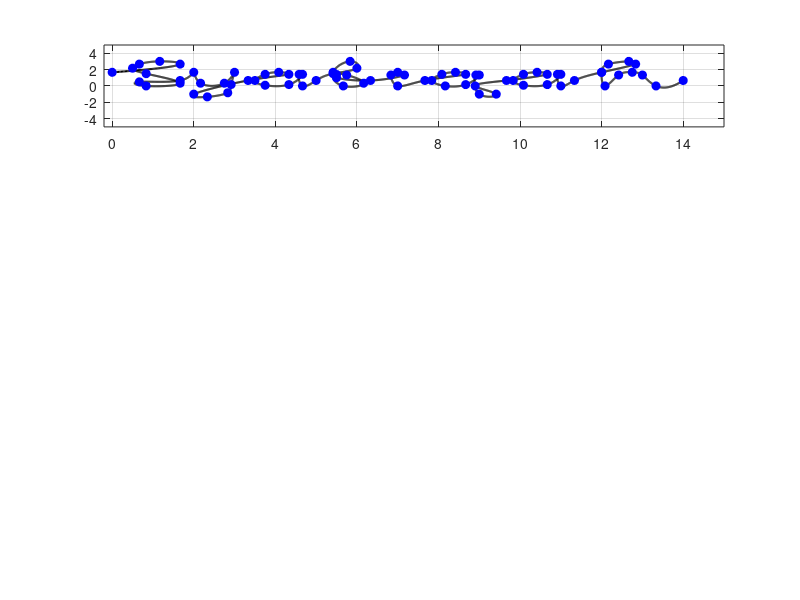

This figure's MATLAB source: (Note: this script raises an error after producing the figure.)
subplot(4,1,1);
x1 = [0 5/3 7/6 2/3 0.5 5/6 5/3 5/6 2/3 5/3 ...
    2 13/6 11/4 3 35/12 17/6 7/3 2 10/3 ...
    13/3 49/12 15/4 7/2 15/4 13/3 14/3 55/12 14/3 5 ...
    65/12 6 35/6 65/12 17/3 37/6 23/4 11/2 11/2 19/3 ...
    43/6 7 41/6 7 23/3 ...
    26/3 101/12 97/12 47/6 49/6 26/3 9 107/12 9 113/12 89/10 29/3 ...
    32/3 125/12 121/12 59/6 121/12 32/3 11 131/12 11 34/3 ...
    12 77/6 38/3 73/6 12 145/12 149/12 51/4 13 40/3 14];
y1 = [5/3 8/3 3 8/3 13/6 1.5 1/3 0 0.5 2/3 ...
    5/3 1/3 1/3 5/3 1/6 -5/6 -4/3 -1 2/3 ...
    17/12 5/3 17/12 2/3 1/12 1/6 17/12 17/12 0 2/3 ...
    1.5 13/6 3 5/3 0 1/3 4/3 7/5 1 2/3 ...
    4/3 5/3 4/3 0 2/3 ...
    17/12 5/3 17/12 2/3 0 1/6 4/3 4/3 -1 -1 0 2/3 ...
    17/12 5/3 17/12 2/3 1/12 1/6 17/12 17/12 0 2/3 ...
    5/3 8/3 3 8/3 5/3 0 4/3 5/3 4/3 0 2/3];

n1 = length(x1);
t1 = 0:n1-1;
tt1 = 0:0.01:n1-1;

xx1 = spline(t1, x1, tt1);
yy1 = spline(t1, y1, tt1);

figure(1)
plot(xx1, yy1, 'k', 'LineWidth',1.5)
hold on
plot(x1, y1, 'bo', 'MarkerFaceColor', 'b')
axis([-0.2 15 -5 5])
grid on
t = tiledlayout(2,2);
ax1 = nexttile;
plot(ax1, xx1, yy1);
title('Spline Interpolation of Cursive Name Syafiqah')
xlabel('x')
ylabel('y')
set(gca, 'FontSize', 10, 'LineWidth', 1)
grid on

subplot(4,1,2);
x2 = [1.6 1.2 1.1 1.1 1.1 0.9 0.8 1.1 1.5 ...
1.5 1.5 1.65 1.8 1.9 ... 
2.3 2.1 1.9 2.0 2.2 2.3 2.3 2.3 2.5 2.6 2.3 2.6 ...
3.0 2.8 2.6 2.7 2.9 3.0 3.0 3.1 3.3 ...
3.3 3.5 3.4 3.3 3.3 3.3 3.5 3.67 3.8 3.9 4.0 4.1];
y2 = [2.5 2.5 2.3 1.8 1.3 1.0 1.3 1.8 1.8 ...
1.5 1.2 1.1 1.2 1.3 ...
1.8 1.9 1.3 1.1 1.3 1.8 1.0 0.4 0.2 0.4 1.0 1.3 ...
1.8 1.9 1.3 1.1 1.3 1.8 1.3 1.0 1.5 ...
1.5 2.2 2.4 2.2 1.5 1.0 1.5 1.7 1.5 1.2 1.0 1.2];
n2 = length(x2);
t2 = 0:n2-1; 
tt2 = 0:0.01:n2-1; 

xx2 = spline(t2, x2, tt2);
yy2 = spline(t2, y2, tt2);

figure(1)
plot(xx2, yy2, 'k', 'LineWidth', 1.5) 
hold on
plot(x, y, 'bo', 'MarkerFaceColor', 'b') 
axis([-0.2 15 -5 5])
grid on
t = tiledlayout(2,2);
ax2 = nexttile;
plot(ax2, xx2, yy2);
title('Spline Interpolation of Cursive Name Fiqah')
xlabel('x')
ylabel('y')
set(gca, 'FontSize', 10, 'LineWidth', 1)
grid on

